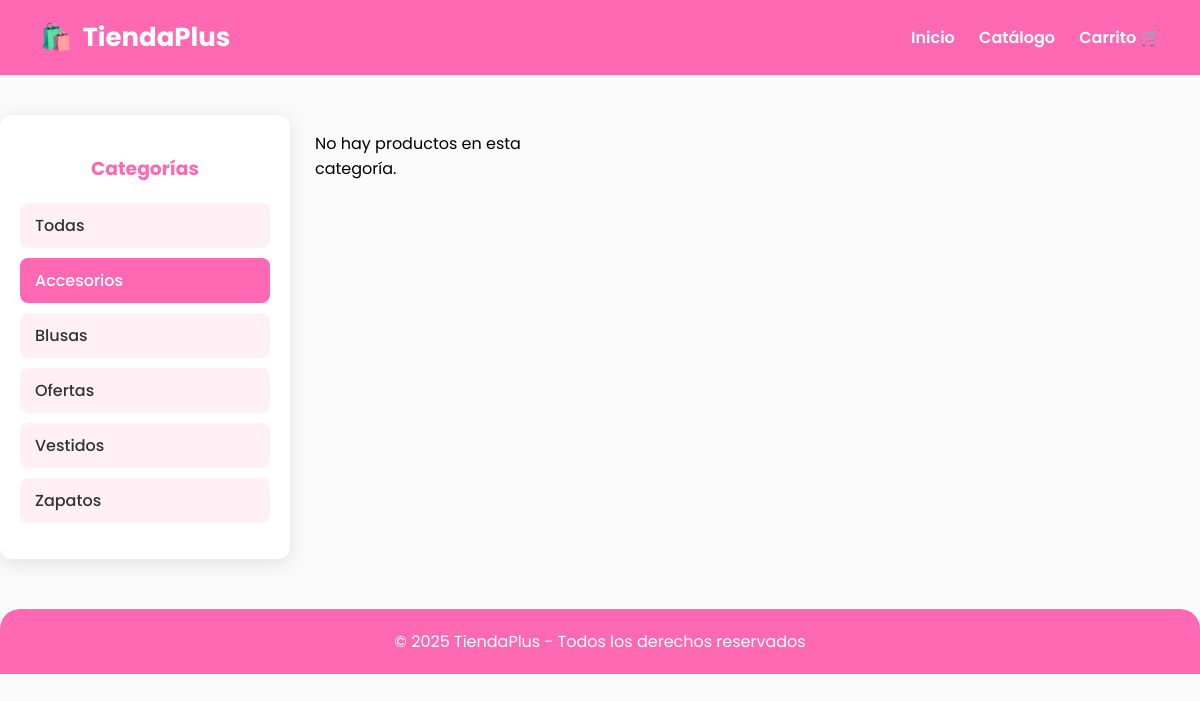
The app's page /catalogo.php?categoria=4, older data.
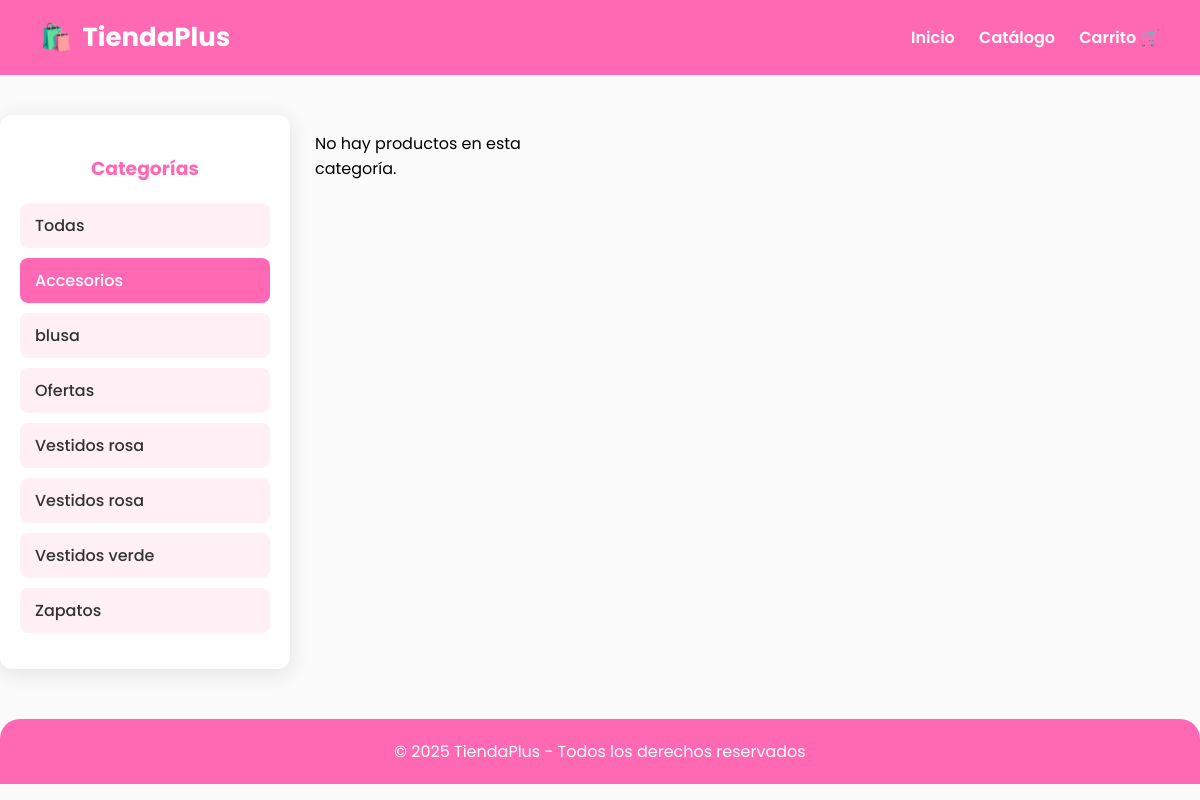
The same page, newer data.
### tables this page shows
CREATE TABLE `categorias` (
  `id` int(11) NOT NULL,
  `nombre` varchar(50) NOT NULL,
  `descripcion` text DEFAULT NULL,
  `fecha_creacion` timestamp NOT NULL DEFAULT current_timestamp()
);

### web/catalogo.php (the view, shortened to what this page needs)
<?php
require_once('../backend/conexion.php');
$categorias = $conn->query("SELECT * FROM categorias ORDER BY nombre");
$filtro = isset($_GET['categoria']) ? intval($_GET['categoria']) : 0;
if ($filtro > 0) {
    $productos = $conn->query("SELECT * FROM productos WHERE categoria_id = $filtro");
} else {
    $productos = $conn->query("SELECT * FROM productos");
}
?>
<!DOCTYPE html>
<html lang="es">
<head>
</head>
<body>
<header>
    <h1>TiendaPlus</h1>
    <nav>
        <a href="index.php">Inicio</a>
        <a href="catalogo.php">Catálogo</a>
        <a href="carrito.php">Carrito 🛒</a>
    </nav>
</header>
<div class="container">
    <aside class="sidebar">
        <h3>Categorías</h3>
        <ul>
            <li><a href="catalogo.php" <?php if($filtro==0) echo 'style="background:#ff69b4;color:white"'; ?>>Todas</a></li>
            <?php while($cat = $categorias->fetch_assoc()): ?>
                <li>
                    <a href="catalogo.php?categoria=<?= $cat['id'] ?>"
                       <?php if($filtro==$cat['id']) echo 'style="background:#ff69b4;color:white"'; ?>>
                       <?= htmlspecialchars($cat['nombre']) ?>
                    </a>
                </li>
            <?php endwhile; ?>
        </ul>
    </aside>
    <section class="productos">
        <?php if ($productos->num_rows > 0): ?>
            <?php while ($p = $productos->fetch_assoc()): ?>
                <div class="producto">
                    <img src="../imagenes/<?= htmlspecialchars($p['imagen']) ?>" alt="<?= htmlspecialchars($p['nombre']) ?>">
                    <h3><?= htmlspecialchars($p['nombre']) ?></h3>
                    <p class="precio">$<?= number_format($p['precio'], 0, ',', '.') ?></p>
                <a href="detalle_producto.php?id=<?= $p['id'] ?>" class="btn-agregar">Ver detalle 🛍️</a>
                </div>
            <?php endwhile; ?>
        <?php else: ?>
            <p>No hay productos en esta categoría.</p>
        <?php endif; ?>
    </section>
</div>
<footer>
    © 2025 TiendaPlus - Todos los derechos reservados
</footer>
</body>
</html>

Row changes from the older to the newer data that the page shows:
removed categorias: nombre "Blusas"
added categorias: nombre "blusa"
added categorias: nombre "Vestidos rosa"
added categorias: nombre "Vestidos rosa"
changed categorias: nombre "Vestidos" → "Vestidos verde"
